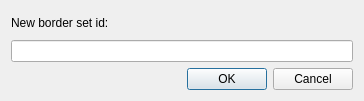
<?xml version="1.0" encoding="UTF-8"?>
<ui version="4.0">
 <class>SolarusEditor::ChangeBorderSetIdDialog</class>
 <widget class="QDialog" name="SolarusEditor::ChangeBorderSetIdDialog">
  <property name="geometry">
   <rect>
    <x>0</x>
    <y>0</y>
    <width>364</width>
    <height>101</height>
   </rect>
  </property>
  <property name="windowTitle">
   <string>Dialog</string>
  </property>
  <layout class="QVBoxLayout" name="verticalLayout">
   <item>
    <widget class="QLabel" name="border_set_id_label">
     <property name="text">
      <string>New border set id:</string>
     </property>
    </widget>
   </item>
   <item>
    <widget class="QLineEdit" name="border_set_id_field"/>
   </item>
   <item>
    <widget class="QDialogButtonBox" name="button_box">
     <property name="orientation">
      <enum>Qt::Horizontal</enum>
     </property>
     <property name="standardButtons">
      <set>QDialogButtonBox::Cancel|QDialogButtonBox::Ok</set>
     </property>
    </widget>
   </item>
  </layout>
 </widget>
 <resources/>
 <connections>
  <connection>
   <sender>button_box</sender>
   <signal>accepted()</signal>
   <receiver>SolarusEditor::ChangeBorderSetIdDialog</receiver>
   <slot>accept()</slot>
   <hints>
    <hint type="sourcelabel">
     <x>248</x>
     <y>254</y>
    </hint>
    <hint type="destinationlabel">
     <x>157</x>
     <y>274</y>
    </hint>
   </hints>
  </connection>
  <connection>
   <sender>button_box</sender>
   <signal>rejected()</signal>
   <receiver>SolarusEditor::ChangeBorderSetIdDialog</receiver>
   <slot>reject()</slot>
   <hints>
    <hint type="sourcelabel">
     <x>316</x>
     <y>260</y>
    </hint>
    <hint type="destinationlabel">
     <x>286</x>
     <y>274</y>
    </hint>
   </hints>
  </connection>
 </connections>
</ui>
